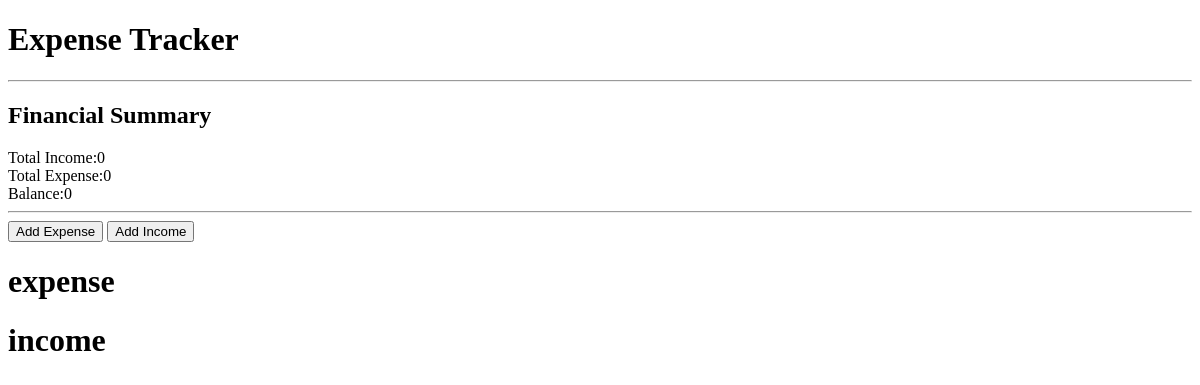
The app's page /, older data.
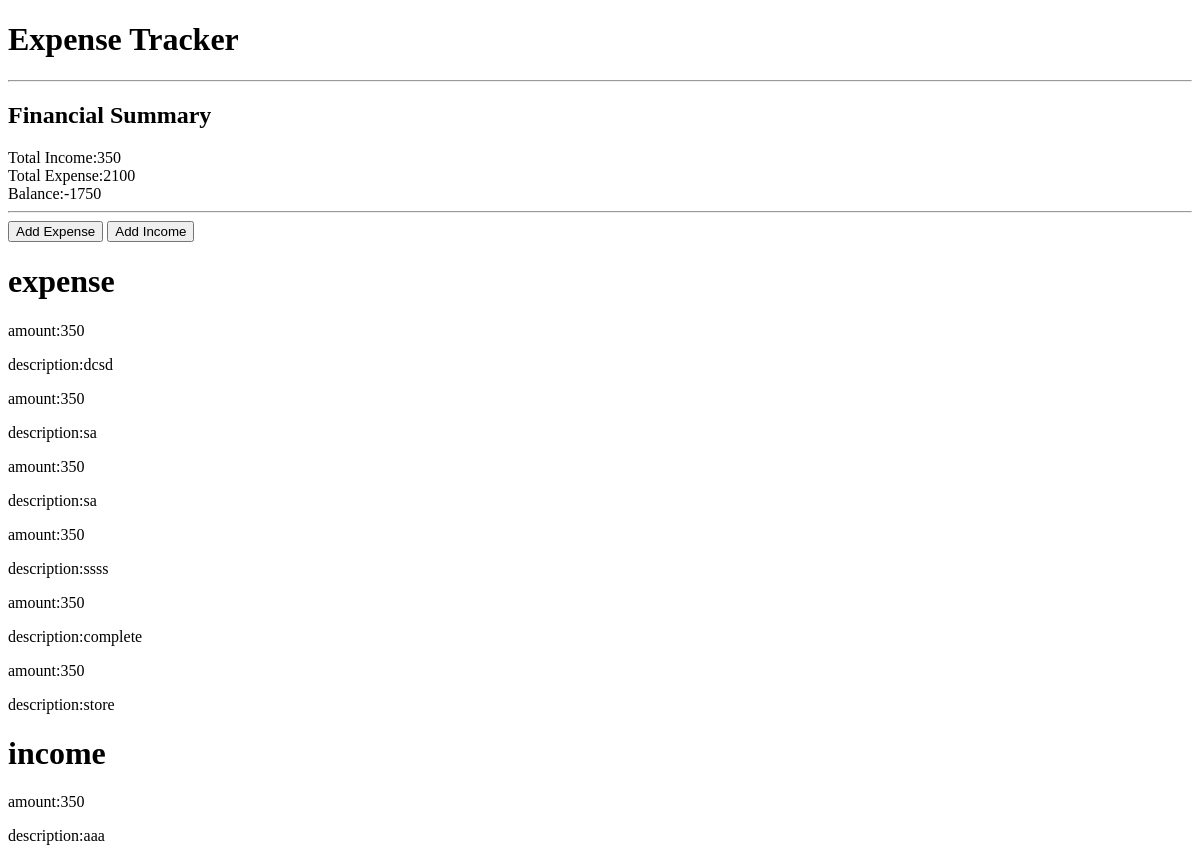
The same page, newer data.
### etapp/models.py (models this page shows, shortened)
class Expense(models.Model):
    amount = models.IntegerField()
    description = models.TextField()
    date = models.DateField(auto_now_add=True,null=True)

class Income(models.Model):
    amount = models.IntegerField()
    description = models.TextField()
    date = models.DateField(auto_now_add=True,null=True)

### etapp/views.py (the view)
# urls.py: 2. Add a URL to urlpatterns:  path('', views.home, name='home')
def home(request):
    ex= Expense.objects.all()
    income = Income.objects.all()
    total_ex = 0
    for i in ex:
        total_ex += i.amount
    total_income = 0
    for i in income:
        total_income += i.amount
    balance = total_income - total_ex
    expensesummery ={
        "totalexpense":total_ex,
        "totalincome":total_income,
        "balance":balance
    }
    return render(request,"home.html",{"d":ex,"income":income,"summery":expensesummery})

### templates/home.html (shortened to what this page needs)
<!DOCTYPE html>
<html lang="en">
<head>
</head>
<body>
   <h1>Expense Tracker</h1>
   <hr>
   <h2>Financial Summary</h2>
   <form action="">
    <label for="" class="lbl">Total Income:{{summery.totalincome}}</label><br>
    <label for="" class="lbl">Total Expense:{{ summery.totalexpense}}</label><br>
    <label for="" class="lbl">Balance:{{summery.balance }}</label><br>
   </form>
   <hr>
   <a href="/expense/"><button>Add Expense</button></a>
 <a href="/income/"><button>Add Income</button></a>
 <h1>expense</h1>
  {% for i in d %}
  <p>amount:{{i.amount}}</p>
  <p>description:{{i.description}}</p>
  {% endfor %}
  <h1>income</h1>
  {% for i in income %}
  <p>amount:{{i.amount}}</p>
  <p>description:{{i.description}}</p>
  {% endfor %}
</body>
</html>

Row changes from the older to the newer data that the page shows:
added Expense: amount "350", description "dcsd"
added Expense: amount "350", description "sa"
added Expense: amount "350", description "sa"
added Expense: amount "350", description "ssss"
added Expense: amount "350", description "complete"
added Expense: amount "350", description "store"
added Income: amount "350", description "aaa"
Text that changed along with them:
{{ summery.totalincome }}: "0" → "350"
{{ summery.totalexpense }}: "0" → "2100"
{{ summery.balance }}: "0" → "-1750"
